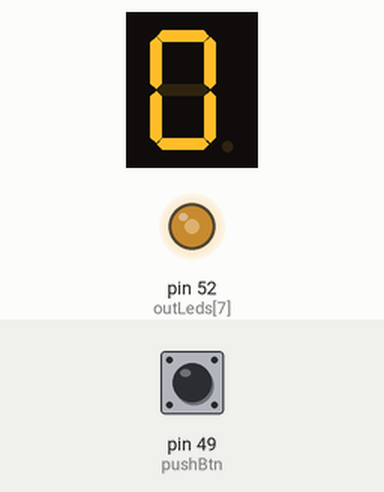
A sketch run on a simulated Arduino Mega 2560, built with avr-gcc and run on an emulated ATmega2560. Shown: 1-digit seven-segment display, output pins drawn as LEDs (lit = HIGH). Wiring (inferred from the names in the program): 1-digit 7-segment display, segments lit when HIGH: segments pin 50, pin 48, pin 46, pin 44, pin 42, pin 40, pin 38. Inputs (shaded band) come from the test bench; at power-on: pin 49 (pushBtn) HIGH. The segment pins are drawn as the display they are named for; pins used as bus, display or sensor lines are not drawn.

Above: at 1.2 s.
1.3 s: pin 49 (pushBtn) pulled LOW for 0.15 s
At 1.32 s:
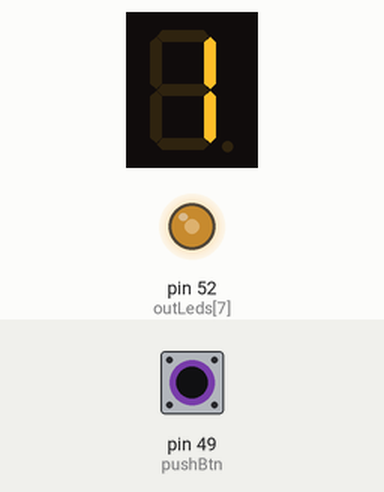
2.9 s: pin 49 (pushBtn) pulled LOW for 1 s
At 3.4 s:
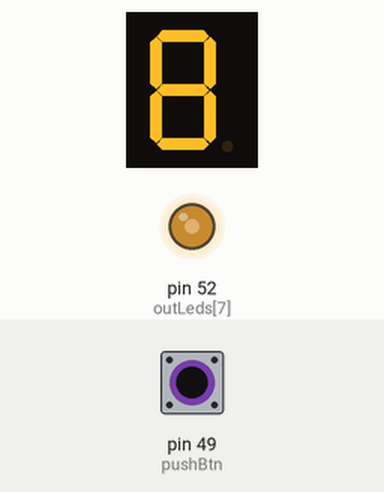
Timing chart, 0 to 5.9 s (numbered marks = the images above; inputs shaded):
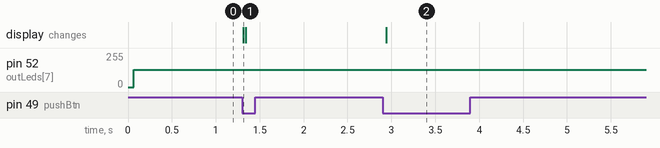

The sketch:

practica5.ino
```cpp
int inBtns[] = {22,24,26,28,30,32,34,36};
int pushBtn = 49;
int outLeds[] = {38,40,42,44,46,48,50,52};
int valuesBcd[] = {126,48,109,121,51,91,95,112,127,115};

bool bitHigh = false;
int value = 0;
void countLoop();
void setLedsValue(int a);

void setup(){
  pinMode(pushBtn, INPUT);
  for(int i = 0; i < 8; i++){
    pinMode(inBtns[i], INPUT);
    pinMode(outLeds[i], OUTPUT);
  }
}


void loop() {
  countLoop();
  setLeds();
}

void countLoop(){
  if(!digitalRead(pushBtn) && bitHigh){
    value = (value + 1) % 100;
    bitHigh = false;
  }else if(digitalRead(pushBtn)){
    bitHigh = true;
  }
}

void setLeds(){
  int dec = value / 10;
  setLedsValue(valuesBcd[dec]);
  delay(5);
  setLedsValue(valuesBcd[value % 10] + 128);
  delay(5);
}

void setLedsValue(int a){
  for(int i = 0; i < 8; i++){
    digitalWrite(outLeds[i],bitRead(a, i) ? HIGH : LOW);
  }
}
```

Measured:
- after the input at 1.3 s, the display: changes at once (image 1)
- after the input at 2.9 s, the display: changes at once (image 2)
